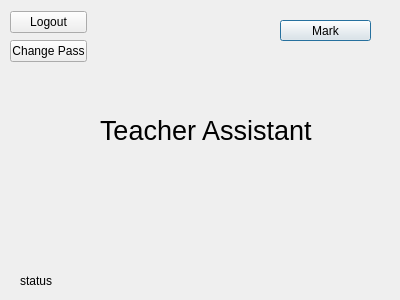
<?xml version="1.0" encoding="UTF-8"?>
<ui version="4.0">
 <class>TA</class>
 <widget class="QDialog" name="TA">
  <property name="geometry">
   <rect>
    <x>0</x>
    <y>0</y>
    <width>400</width>
    <height>300</height>
   </rect>
  </property>
  <property name="windowTitle">
   <string>Dialog</string>
  </property>
  <widget class="QLabel" name="label_filler">
   <property name="geometry">
    <rect>
     <x>100</x>
     <y>70</y>
     <width>231</width>
     <height>121</height>
    </rect>
   </property>
   <property name="font">
    <font>
     <pointsize>20</pointsize>
    </font>
   </property>
   <property name="text">
    <string>Teacher Assistant</string>
   </property>
  </widget>
  <widget class="QLabel" name="label_status">
   <property name="geometry">
    <rect>
     <x>20</x>
     <y>270</y>
     <width>181</width>
     <height>21</height>
    </rect>
   </property>
   <property name="text">
    <string>status</string>
   </property>
  </widget>
  <widget class="QPushButton" name="pushButton_mark">
   <property name="geometry">
    <rect>
     <x>280</x>
     <y>20</y>
     <width>91</width>
     <height>21</height>
    </rect>
   </property>
   <property name="text">
    <string>Mark</string>
   </property>
  </widget>
  <widget class="QWidget" name="layoutWidget">
   <property name="geometry">
    <rect>
     <x>10</x>
     <y>10</y>
     <width>77</width>
     <height>54</height>
    </rect>
   </property>
   <layout class="QVBoxLayout" name="verticalLayout">
    <item>
     <widget class="QPushButton" name="pushButton_logout">
      <property name="text">
       <string>Logout</string>
      </property>
     </widget>
    </item>
    <item>
     <widget class="QPushButton" name="pushButton_ChangePass">
      <property name="text">
       <string>Change Pass</string>
      </property>
     </widget>
    </item>
   </layout>
  </widget>
 </widget>
 <resources/>
 <connections/>
</ui>
